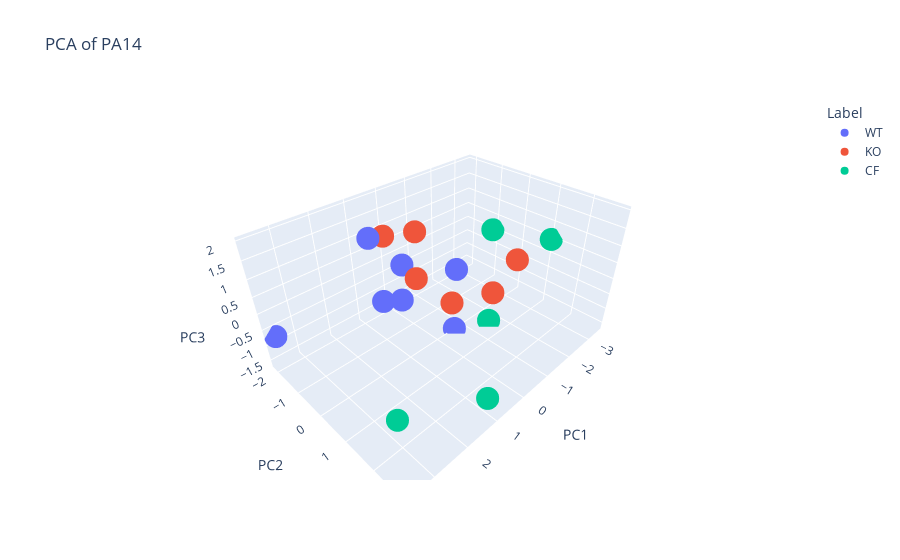

Write notebook code for a chart like this one.
### Code cell
pca_3D(df_rat_pa_combine_hd_14, 'PCA of PA14')

### Figure 1 — Plotly figure (JSON) as saved in the notebook; plotly's stock layout.template omitted (floating-point values rounded to 4 significant figures)
{"data": [{"hovertemplate": "Label=WT<br>PC1=%{x}<br>PC2=%{y}<br>PC3=%{z}<extra></extra>", "legendgroup": "WT", "marker": {"color": "#636efa", "symbol": "circle"}, "mode": "markers", "name": "WT", "scene": "scene", "showlegend": true, "type": "scatter3d", "x": [1.673, 0.8733, 3.566, 0.3865, -0.5821, 0.29, -1.94], "y": [-0.416, -0.2968, -2.122, -1.863, 0.07974, -1.114, -1.158], "z": [1.974, 0.9854, -0.7348, -1.178, -1.627, -0.7865, -0.8052]}, {"hovertemplate": "Label=KO<br>PC1=%{x}<br>PC2=%{y}<br>PC3=%{z}<extra></extra>", "legendgroup": "KO", "marker": {"color": "#EF553B", "symbol": "circle"}, "mode": "markers", "name": "KO", "scene": "scene", "showlegend": true, "type": "scatter3d", "x": [0.4903, 0.7882, -0.6268, -1.556, 1.094, -0.3339], "y": [-1.491, 0.1082, -1.525, 1.307, 1.591, 1.555], "z": [1.158, 0.747, 0.8511, 0.7742, 0.972, 0.4966]}, {"hovertemplate": "Label=CF<br>PC1=%{x}<br>PC2=%{y}<br>PC3=%{z}<extra></extra>", "legendgroup": "CF", "marker": {"color": "#00cc96", "symbol": "circle"}, "mode": "markers", "name": "CF", "scene": "scene", "showlegend": true, "type": "scatter3d", "x": [-3.387, -3.439, 2.977, -1.519, 1.245], "y": [-0.9896, 1.077, 1.854, 0.5557, 2.848], "z": [0.08638, 0.5319, -0.9683, -1.593, -0.8829]}], "layout": {"legend": {"title": {"text": "Label"}, "tracegroupgap": 0}, "scene": {"domain": {"x": [0, 1], "y": [0, 1]}, "xaxis": {"title": {"text": "PC1"}}, "yaxis": {"title": {"text": "PC2"}}, "zaxis": {"title": {"text": "PC3"}}}, "title": {"text": "PCA of PA14"}}}
